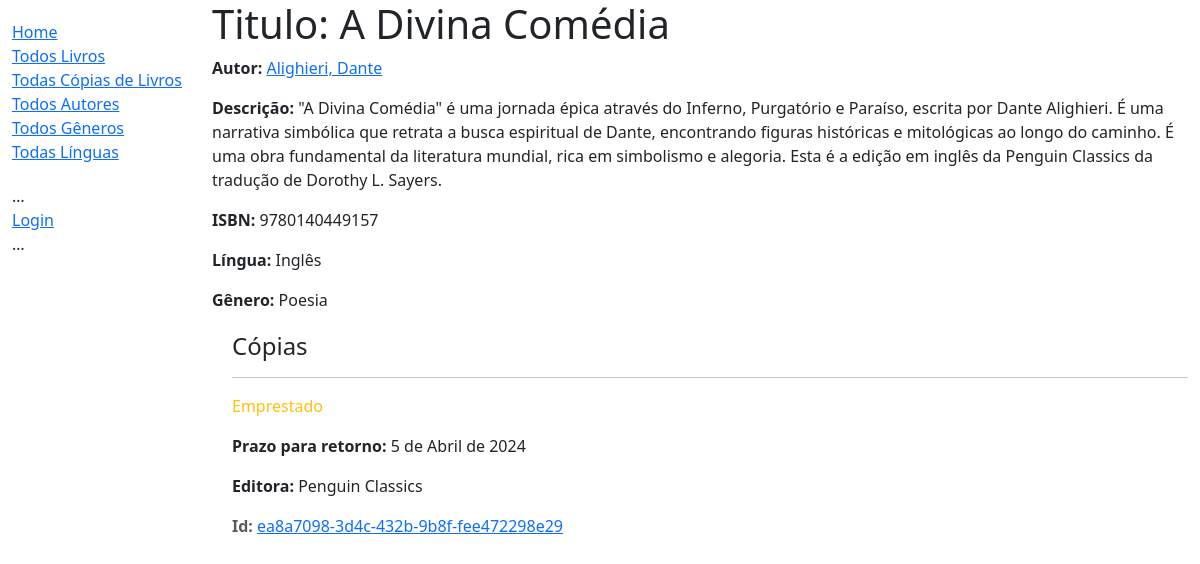
Screenshot of /acervo/livro/1 with the database file from the repository.
### acervo/models.py (models this page shows, shortened)
class Livro(models.Model):
    titulo = models.CharField(max_length=200)
    autor = models.ForeignKey('Autor', on_delete=models.RESTRICT, null=True)
    descricao = models.TextField(
        max_length=1000, help_text="Breve descrição do livro")
    isbn = models.CharField('ISBN', max_length=13,
                            unique=True,
                            help_text='13 Caracteres <a href="https://www.isbn-international.org/content/what-isbn'
                                      '">ISBN number</a>')
    genero = models.ManyToManyField(
        Genero, help_text="Selecione o gênero do livro")
    lingua = models.ForeignKey(
        'Lingua', on_delete=models.SET_NULL, null=True)
    class Meta:
        ordering = ['titulo', 'autor']
    def mostra_genero(self):
        """Representação String para o gênero do livro."""
        return ', '.join([self.genero.nome for genre in self.genero.all()[:3]])
    mostra_genero.short_description = 'Genero'

class Autor(models.Model):
    primeiro_nome = models.CharField(max_length=100)
    sobrenome = models.CharField(max_length=100)
    data_nascimento = models.DateField(null=True, blank=True)
    data_falecimento = models.DateField('morte', null=True, blank=True)
    class Meta:
        ordering = ['sobrenome', 'primeiro_nome']
    def get_absolute_url(self):
        return reverse('detalhe-autor', args=[str(self.id)])
    def __str__(self):
        return f'{self.sobrenome}, {self.primeiro_nome}'

class Lingua(models.Model):
    nome = models.CharField(max_length=200,
                            unique=True,
                            help_text="Língua em que o livro está escrito")
    def __str__(self):
        return self.nome

class Genero(models.Model):
    nome = models.CharField(
        max_length=200,
        unique=True,
        help_text="Gênero do Livro (por exemplo Literatura Nacional, Estrangeira, Não Ficção etc.)"
    )
    def __str__(self):
        return self.nome

class LivroCopia(models.Model):
    id = models.UUIDField(primary_key=True, default=uuid.uuid4,
                          help_text="ID único para uma cópia do livro disponível na biblioteca")
    livro = models.ForeignKey('Livro', on_delete=models.RESTRICT, null=True)
    editora = models.CharField(max_length=200)
    data_devolucao = models.DateField(null=True, blank=True)
    tomador = models.ForeignKey(
        settings.AUTH_USER_MODEL, on_delete=models.SET_NULL, null=True, blank=True)
    ESTADOS_EMPRESTIMO = (
        ('m', 'Manutenção'),
        ('e', 'Emprestado'),
        ('d', 'Disponível'),
        ('r', 'Reservado'),
    )
    estado = models.CharField(
        max_length=1,
        choices=ESTADOS_EMPRESTIMO,
        blank=True,
        default='m',
        help_text='Disponibilidade do Livro')
    class Meta:
        ordering = ['data_devolucao']
        permissions = (("marca_devolucao", "Marca o livro como devolvido"),)
    def get_absolute_url(self):
        return reverse('detalhe-copia', args=[str(self.id)])

### acervo/views.py (the view)
# urls.py: path('livro/<int:pk>', views.DetalheLivroView.as_view(), name='detalhe-livro'),
class DetalheLivroView(generic.DetailView):
    model = Livro
    context_object_name = 'livro'
    template_name = 'acervo/detalhe_livro.html'

### acervo/templates/acervo/detalhe_livro.html (shortened to what this page needs)
{% extends "base_generic.html" %}
{% block content %}
<h1>Titulo: {{ livro.titulo }}</h1>
<p><strong>Autor:</strong> <a href="{{ livro.autor.get_absolute_url }}">{{ livro.autor }}</a></p>
<p><strong>Descrição:</strong> {{ livro.descricao }}</p>
<p><strong>ISBN:</strong> {{ livro.isbn }}</p>
<p><strong>Língua:</strong> {{ livro.lingua }}</p>
<p><strong>Gênero:</strong> {{ livro.genero.all|join:", " }}</p>
<div style="margin-left:20px;margin-top:20px">
<h4>Cópias</h4>
{% for copia in livro.livrocopia_set.all %}
  <hr>
  <p class="{% if copia.estado == 'd' %}text-success{% elif copia.estado == 'm' %}text-danger{% else %}text-warning{% endif %}">{{ copia.get_estado_display }}</p>
  {% if copia.estado != 'd' %}<p><strong>Prazo para retorno:</strong> {{copia.data_devolucao}}</p>{% endif %}
  <p><strong>Editora:</strong> {{copia.editora}}</p>
  <p class="text-muted"><strong>Id:</strong> <a href="{{ copia.get_absolute_url }}">{{copia.id}}</a></p>
{% empty %}
  <p>Essa biblioteca não dispõe de cópias desse livro.</p>
{% endfor %}
</div>
{% endblock %}
{% block sidebar %}
  {{ block.super }}
{% endblock %}

### rows the page displays
Livro: autor "Alighieri, Dante", descricao "\"A Divina Comédia\" é uma jornada épica através do Inferno, Purgatório e Paraíso, escrita por Dante Alighieri. É uma narrativa simbólica que retrata a busca espiritual de Dante, encontrando figuras históricas e mitológicas ao longo do caminho. É uma obra fundamental da literatura mundial, rica em simbolismo e alegoria. Esta é a edição em inglês da Penguin Classics da tradução de Dorothy L. Sayers.", isbn "9780140449157", lingua "Inglês", genero.all "Poesia"
LivroCopia: estado "Emprestado", data_devolucao "5 de Abril de 2024", editora "Penguin Classics", id "ea8a7098-3d4c-432b-9b8f-fee472298e29"
